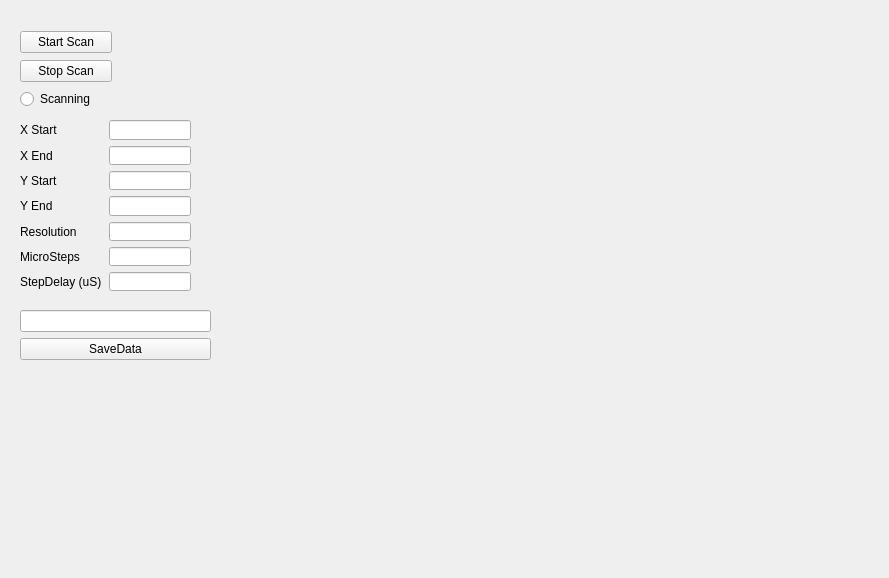
<?xml version="1.0" encoding="UTF-8"?>
<ui version="4.0">
 <class>ApproachWidget</class>
 <widget class="QWidget" name="ApproachWidget">
  <property name="geometry">
   <rect>
    <x>0</x>
    <y>0</y>
    <width>889</width>
    <height>578</height>
   </rect>
  </property>
  <property name="windowTitle">
   <string>Form</string>
  </property>
  <widget class="QWidget" name="gridLayoutWidget">
   <property name="geometry">
    <rect>
     <x>20</x>
     <y>120</y>
     <width>171</width>
     <height>171</height>
    </rect>
   </property>
   <layout class="QGridLayout" name="gridLayout" columnstretch="1,1">
    <item row="3" column="0">
     <widget class="QLabel" name="label_7">
      <property name="text">
       <string>Y End</string>
      </property>
     </widget>
    </item>
    <item row="3" column="1">
     <widget class="QLineEdit" name="y_end_input"/>
    </item>
    <item row="4" column="1">
     <widget class="QLineEdit" name="scan_resolution_input"/>
    </item>
    <item row="0" column="0">
     <widget class="QLabel" name="label">
      <property name="text">
       <string>X Start</string>
      </property>
     </widget>
    </item>
    <item row="1" column="1">
     <widget class="QLineEdit" name="x_end_input">
      <property name="text">
       <string/>
      </property>
     </widget>
    </item>
    <item row="1" column="0">
     <widget class="QLabel" name="label_2">
      <property name="text">
       <string>X End</string>
      </property>
     </widget>
    </item>
    <item row="0" column="1">
     <widget class="QLineEdit" name="x_start_input">
      <property name="text">
       <string/>
      </property>
     </widget>
    </item>
    <item row="2" column="0">
     <widget class="QLabel" name="label_3">
      <property name="text">
       <string>Y Start</string>
      </property>
     </widget>
    </item>
    <item row="2" column="1">
     <widget class="QLineEdit" name="y_start_input"/>
    </item>
    <item row="4" column="0">
     <widget class="QLabel" name="label_8">
      <property name="text">
       <string>Resolution</string>
      </property>
     </widget>
    </item>
    <item row="5" column="0">
     <widget class="QLabel" name="label_9">
      <property name="text">
       <string>MicroSteps</string>
      </property>
     </widget>
    </item>
    <item row="5" column="1">
     <widget class="QLineEdit" name="y_microstep_input"/>
    </item>
    <item row="6" column="0">
     <widget class="QLabel" name="label_10">
      <property name="text">
       <string>StepDelay (uS)</string>
      </property>
     </widget>
    </item>
    <item row="6" column="1">
     <widget class="QLineEdit" name="step_delay_us_input"/>
    </item>
   </layout>
  </widget>
  <widget class="QWidget" name="verticalLayoutWidget">
   <property name="geometry">
    <rect>
     <x>20</x>
     <y>30</y>
     <width>92</width>
     <height>80</height>
    </rect>
   </property>
   <layout class="QVBoxLayout" name="verticalLayout">
    <item>
     <widget class="QPushButton" name="start_scan_button">
      <property name="text">
       <string>Start Scan</string>
      </property>
     </widget>
    </item>
    <item>
     <widget class="QPushButton" name="stop_scan_button">
      <property name="text">
       <string>Stop Scan</string>
      </property>
     </widget>
    </item>
    <item>
     <widget class="QRadioButton" name="scanning_button">
      <property name="text">
       <string>Scanning</string>
      </property>
      <property name="checkable">
       <bool>false</bool>
      </property>
     </widget>
    </item>
   </layout>
  </widget>
  <widget class="QWidget" name="gridLayoutWidget_2">
   <property name="geometry">
    <rect>
     <x>220</x>
     <y>20</y>
     <width>631</width>
     <height>521</height>
    </rect>
   </property>
   <layout class="QGridLayout" name="gridLayout_2">
    <item row="0" column="0">
     <widget class="ImageView" name="adc_0_scan_image" native="true"/>
    </item>
    <item row="1" column="1">
     <widget class="PlotWidget" name="dac_z_plot_curve" native="true"/>
    </item>
    <item row="1" column="0">
     <widget class="PlotWidget" name="adc_0_plot_curve" native="true"/>
    </item>
    <item row="0" column="1">
     <widget class="ImageView" name="dac_z_scan_image" native="true"/>
    </item>
   </layout>
  </widget>
  <widget class="QWidget" name="verticalLayoutWidget_2">
   <property name="geometry">
    <rect>
     <x>20</x>
     <y>310</y>
     <width>191</width>
     <height>51</height>
    </rect>
   </property>
   <layout class="QVBoxLayout" name="verticalLayout_2">
    <item>
     <widget class="QLineEdit" name="save_data_filename"/>
    </item>
    <item>
     <widget class="QPushButton" name="save_data_button">
      <property name="text">
       <string>SaveData</string>
      </property>
     </widget>
    </item>
   </layout>
  </widget>
 </widget>
 <customwidgets>
  <customwidget>
   <class>PlotWidget</class>
   <extends>QWidget</extends>
   <header>pyqtgraph</header>
   <container>1</container>
  </customwidget>
  <customwidget>
   <class>ImageView</class>
   <extends>QWidget</extends>
   <header>pyqtgraph</header>
   <container>1</container>
  </customwidget>
 </customwidgets>
 <resources/>
 <connections/>
</ui>
